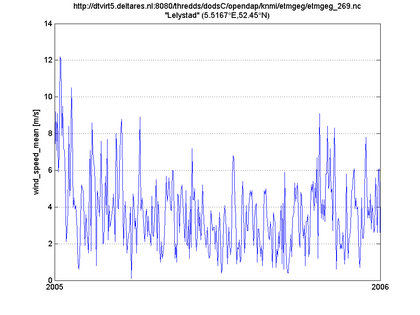
%> input picture websites/dataviewer/matlabroutines/output.png, 420 x 315 px, shrunk from 961 x 720 before the run
$ octave --eval "EHY_crop;"   (GNU Octave 9; MATLAB toolbox functions it lacks are replaced by stand-ins)
%> lines starting %> are read from the running program, lines starting %| are printed output that depends on the picture
function EHY_crop(varargin)
%% EHY_crop
%
% This function crops the surrounding area of a figure based on the
% background color.
%
% Example1: EHY_crop
% Example2: EHY_crop('D:\output.png');
% Example3: EHY_crop('D:\output.png','suffix',''); % save cropped fig at same location
% Example4: EHY_crop('D:\output.png','suffix','','disp',0); % save cropped fig at same location, don't disp to Command Window
%
% created by Julien Groenenboom, April 2017
%
%% load figure and set settings
% default settings

OPT.bgColor=[];
OPT.border=2; %pixels to have a small border
OPT.prefix='';
OPT.suffix='_cropped';
OPT.tol=3; %tolerance in color
OPT.disp=1; % display created figure

if nargin>0
    file=varargin{1};
else
    disp('Open a figure')
    [filename, pathname]=uigetfile('*.*','Open a figure');
%> the answer given: ../../websites/dataviewer/matlabroutines/output.png
    if isnumeric(filename); disp('EHY_crop stopped by user.'); return; end
    file=[pathname filename];
end
[pathstr,name,ext]=fileparts(file);

% set <keyword>,<values>
if length(varargin)>1
    OPT = setproperty(OPT,varargin(2:end));
end
%%
img_uint8=imread(file);
%> img_uint8 is the input picture: size 315x420x3 uint8; mean R, G, B 242.5, 242.5, 250.9
img=double(img_uint8);

% get bgColor
if isempty(OPT.bgColor)
    r_c1=mode(img(:,1,1));
%> r_c1 = 255
    g_c1=mode(img(:,1,2));
%> g_c1 = 255
    b_c1=mode(img(:,1,3));
%> b_c1 = 255
else
    r_c1=OPT.bgColor(1);
    g_c1=OPT.bgColor(2);
    b_c1=OPT.bgColor(3);
end

check=(abs(img(:,:,1)-r_c1)<OPT.tol)+(abs(img(:,:,2)-g_c1)<OPT.tol)+(abs(img(:,:,3)-b_c1)<OPT.tol);
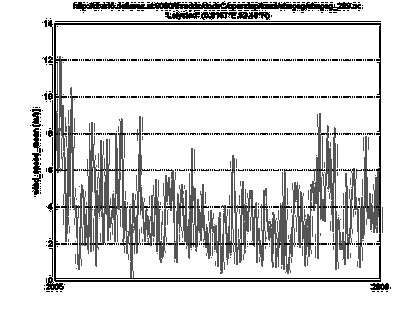
%> check: size 315x420 double; min 0, max 3, mean 2.56; drawn with min black and max white

cols=sum(check~=3,1);
%> cols = 420 values, max 266 at index 56, min 0 at index 1, mean 58.5
rows=sum(check~=3,2);
%> rows = 315 values, max 334 at index 25, min 0 at index 1, mean 78

m_min=max([find(rows~=0,1,'first')-OPT.border 1]);
%> m_min = 1
m_max=min([find(rows ~=0,1,'last')+OPT.border size(img,1)]);
%> m_max = 294

n_min=max([find(cols~=0,1,'first')-OPT.border 1]);
%> n_min = 29
n_max=min([find(cols ~=0,1,'last')+OPT.border size(img,2)]);
%> n_max = 393

fileName=[pathstr filesep OPT.prefix name OPT.suffix ext];
imwrite(img_uint8(m_min:m_max,n_min:n_max,:),fileName)
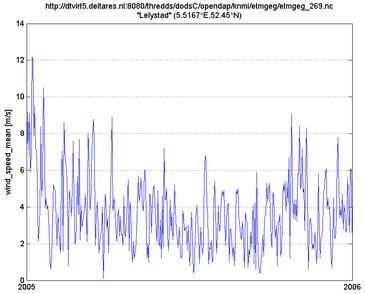
%> saved as output_cropped.png: size 294x365x3 uint8; mean R, G, B 239.6, 239.6, 250
if OPT.disp
    disp(['EHY_crop created file: ' fileName])
end
